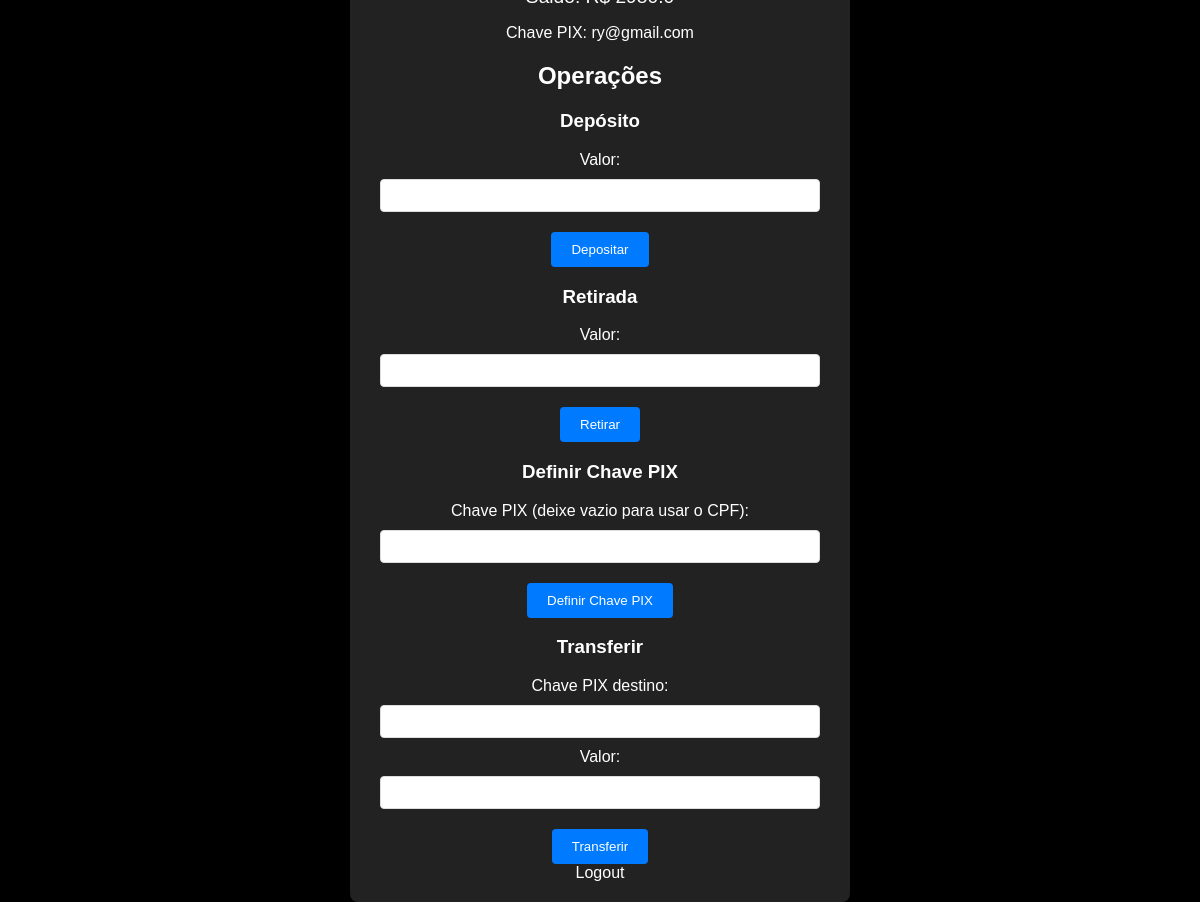
/dashboard (signed in), run on an earlier commit of the app's database.
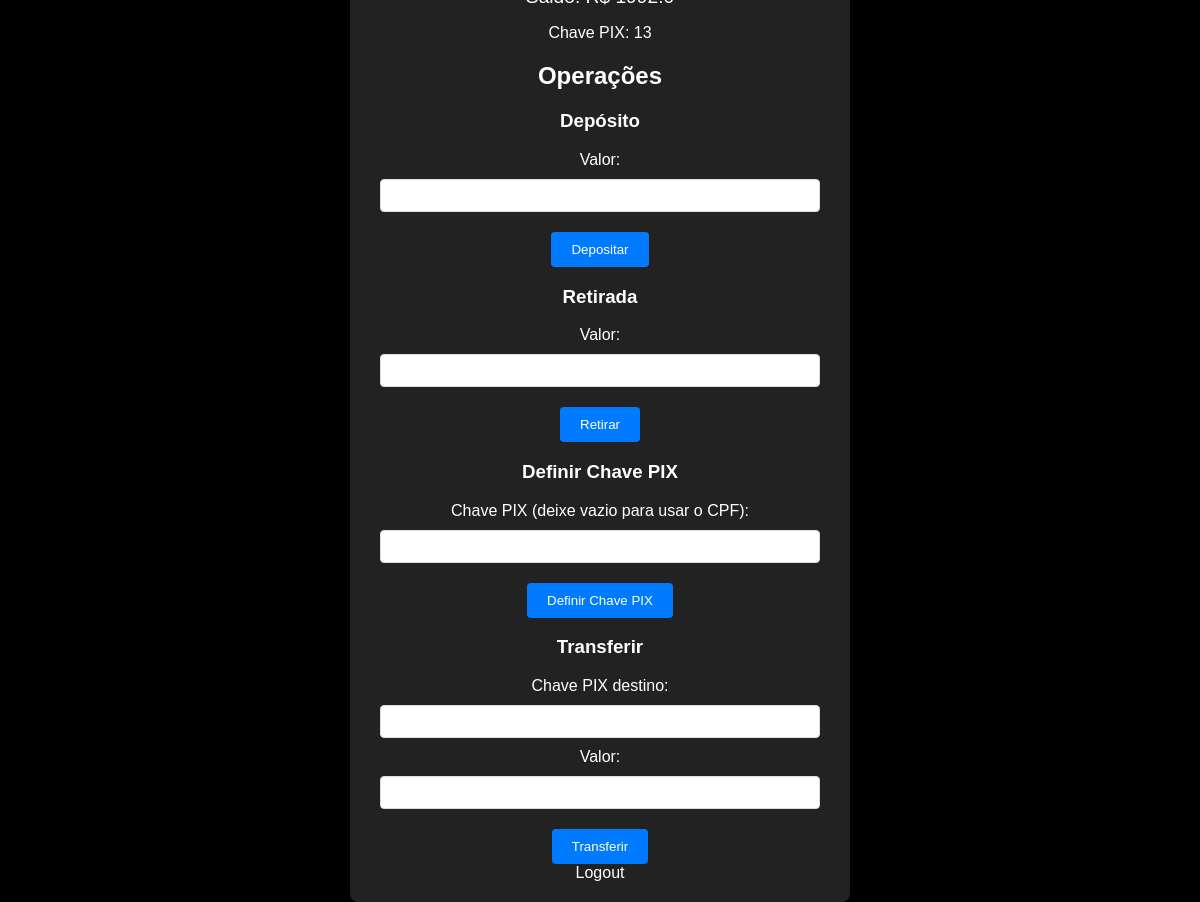
And on a later commit of the database.
### tables this page shows
CREATE TABLE usuarios (
                                        id INTEGER PRIMARY KEY AUTOINCREMENT,
                                        nome TEXT NOT NULL,
                                        cpf TEXT NOT NULL UNIQUE,
                                        data_nascimento TEXT NOT NULL,
                                        login TEXT NOT NULL UNIQUE,
                                        senha TEXT NOT NULL,
                                        saldo REAL DEFAULT 0.0,
                                        chave_pix TEXT UNIQUE,
                                        tel INTEGER[11]
                                    );

### banco_privado.py (the view)
@app.route('/dashboard')
def dashboard():
    if 'user_id' not in session:
        return redirect(url_for('login'))
    user_id = session['user_id']
    user = banco_a.get_user_by_id(user_id)
    saldo = functionsBD.get_saldo(conn, user_id)
    return render_template('dashboard.html', user=user, saldo=saldo)

### bancoA.py (called while the page is built)
    def get_user_by_id(self, user_id):
        cur = self.conn.cursor()
        cur.execute("SELECT * FROM usuarios WHERE id=?", (user_id,))
        return cur.fetchone()

### functionsBD.py (called while the page is built)
def get_saldo(conn, user_id):
    cur = conn.cursor()
    cur.execute("SELECT saldo FROM usuarios WHERE id=?", (user_id,))
    return cur.fetchone()[0]

### templates/dashboard.html (shortened to what this page needs)
<!DOCTYPE html>
<html>
<head>
    <link rel="stylesheet" type="text/css" href="{{ url_for('static', filename='styles.css') }}">
</head>
<body>
    <div class="container">
        <p class="saldo">Saldo: R$ {{ saldo }}</p>
        <p class="chave-pix">Chave PIX: {{ user[7] }}</p>
        <h2>Operações</h2>
        <h3>Depósito</h3>
        <form method="post" action="/depositar">
            Valor: <input type="number" step="0.01" name="valor" class="input-field"><br>
            <input type="submit" value="Depositar" class="submit-button">
        </form>
        <h3>Retirada</h3>
        <form method="post" action="/retirar">
            Valor: <input type="number" step="0.01" name="valor" class="input-field"><br>
            <input type="submit" value="Retirar" class="submit-button">
        </form>
        <h3>Definir Chave PIX</h3>
        <form method="post" action="/definir_chave_pix">
            Chave PIX (deixe vazio para usar o CPF): <input type="text" name="chave_pix" class="input-field"><br>
            <input type="submit" value="Definir Chave PIX" class="submit-button">
        </form>
        <h3>Transferir</h3>
        <form method="post" action="/transferir">
            Chave PIX destino: <input type="text" name="chave_pix_destino" class="input-field"><br>
            Valor: <input type="number" step="0.01" name="valor" class="input-field"><br>
            <input type="submit" value="Transferir" class="submit-button">
        </form>
        <a href="/logout">Logout</a>
    </div>
</body>
</html>

### static/styles.css (style rules this page uses)
body { padding-top: 20px; }
body { background-color: #000; color: #fff; font-family: Arial, sans-serif; margin: 0; padding: 0; display: flex; justify-content: center; align-items: center; height: 100vh; box-sizing: border-box; }
.container { background-color: #222; padding: 20px; border-radius: 8px; text-align: center; width: 100%; max-width: 500px; box-sizing: border-box; overflow: auto; }
.input-field { background-color: #fff; border: 1px solid #ddd; border-radius: 4px; padding: 8px; width: calc(100% - 20px); margin: 10px 0; box-sizing: border-box; }
.submit-button { background-color: #007bff; border: none; border-radius: 4px; color: #fff; padding: 10px 20px; cursor: pointer; margin-top: 10px; }
a { color: rgb(255, 255, 255); text-decoration: none; }
.saldo { font-size: 1.2em; margin: 10px 0; }
.chave-pix { margin-bottom: 20px; }

What changed in the data, as far as the page shows it:
changed usuarios: chave_pix "ry@gmail.com" → "13"
